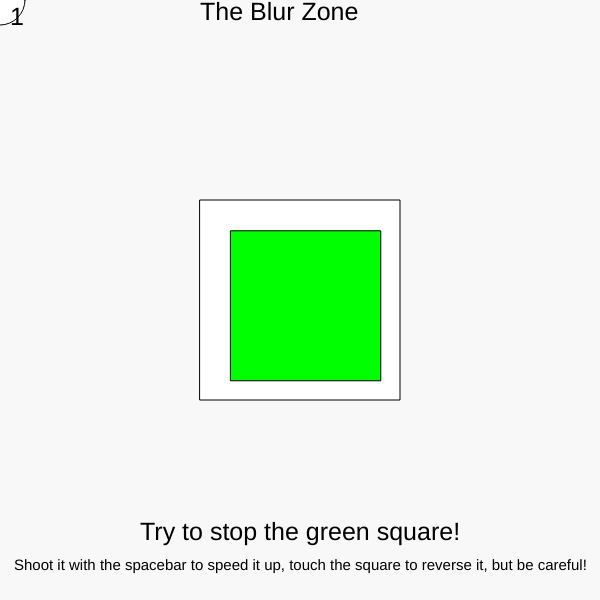
Frame 1 (no input)
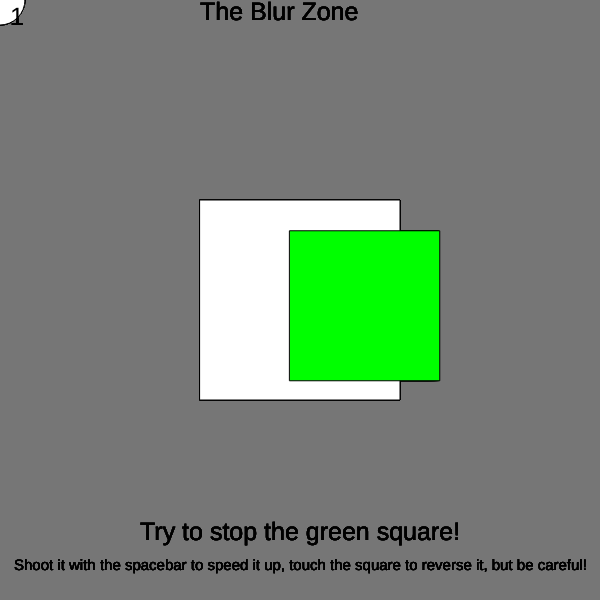
Frame 60 (no input)
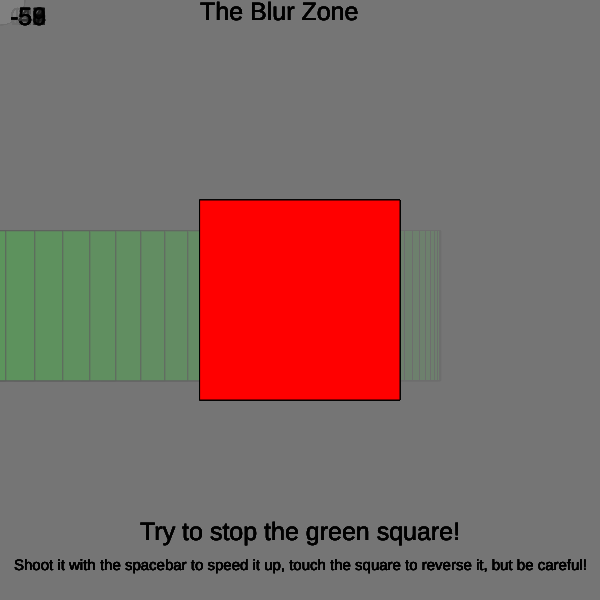
Frame 120 (the mouse pressed at the canvas centre since frame 60)

The p5.js sketch that drew these frames (run headless with seeded random() and noise() and a simulated clock; from frame 60 on, the mouse is pressed at the canvas centre):

// p5.js sketch
// ── sketch.js
function setup(){
    createCanvas(600, 600)
    noCursor();
    circleSize = 50;
    sqX = 200;
    sqY = 200;
    sy = height;
    cx = width / 2.6;
    cy = height / 2.6;
    cd = 150;
    cc = color(0, 255, 0);
    difficulty = 1;
    circleShot = false;
    fire = false;
    sx = -10;
}

var circleSize;
var sqX;
var sqY;
let sx, sy;
let cx, cy, cd, cc;
let fire;
let difficulty;
let circleShot;
let   img;

function draw(){
    background(123, 13);

    fill(255);
 
    ellipse(mouseX, mouseY, circleSize);

    if(mouseX > 200 - circleSize/2&& mouseY < 400 + circleSize/2){
    if(mouseY > 200 - circleSize/2 && mouseY < 400 + circleSize/2){
    fill(255, 0, 0); 
    difficulty-= 1;
    }
}

    square(200, 200, 200  )


    if(fire) {
        fill(0);
        square(sx, sy, 5)
        sy = sy - 25;
        print("FIRE!")
      }
     
      if(sy < 0) {
        fire = false;
        sy = height;
      }
    
      if(dist(sx, sy, cx, cy) < cd) {
        cc = color(255, 0, 0);
        fire = false;
        circleShot = true;
        sx = -10;
        sy = -10;           
      }
    
      fill(cc);
      square(cx, cy, cd)
    
      cx = cx + difficulty;
    
      if(cx >= width) {
        cx = -cd/2;
        cc = color(0, 255, 0);
      }
    
      if(circleShot) {
        difficulty+=1;
        circleShot = false; 
      }
    
      fill(0)
      textSize(25);
      text(difficulty, 10, 25)
      text("The Blur Zone", 200, 20)
      text("Try to stop the green square! ", 140, 540)
      
      textSize(15);
      text("Shoot it with the spacebar to speed it up, touch the square to reverse it, but be careful! ", 14, 570)
    
    }
    
    function keyPressed() {
      if(key == " ") {
        fire = true;
        sx = mouseX;
      }
}
